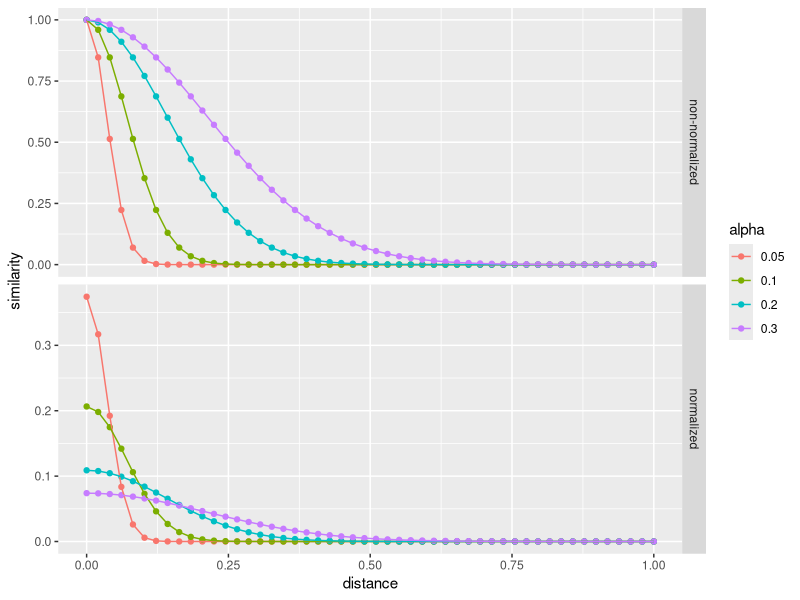
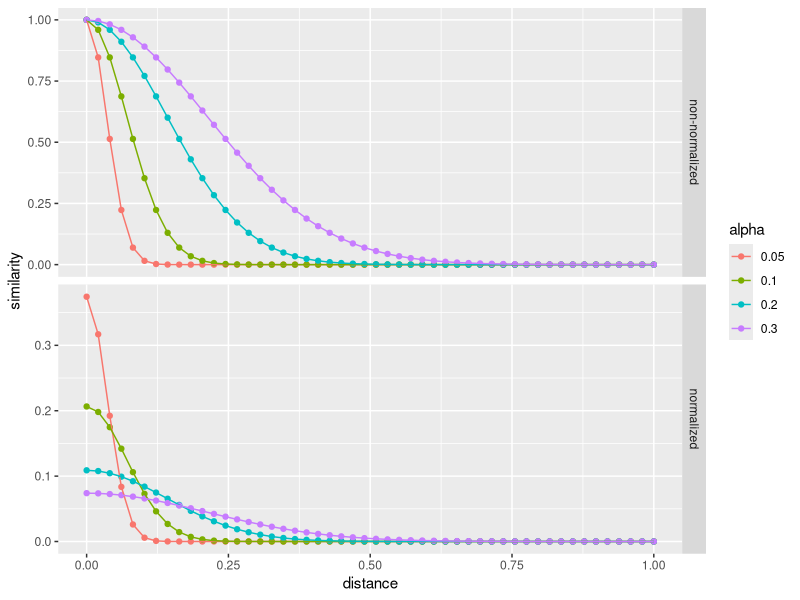

Write the R code that produced these figures, in order.
## ---- chunk 1
library(ggplot2)
library(reshape2)
## ---- chunk 2
get.confusion.matrix = function(states,alpha){
  ns = length(states)
  if (alpha <= 0){
    return(diag(rep(1,ns)))
  }
  C = matrix(0,nrow=ns, ncol=ns)
  for (i in 1:ns){
    for (j in 1:ns){
      C[i,j] = exp( - (states[i]-states[j])^2 / (alpha^2) )
    }
  }
  return(C)
}
## ---- chunk 3
ns = 50
alphas = c(0.05, 0.1, 0.2, 0.3)

states = seq(0,1,length.out=ns)

out = matrix(0,nrow=length(alphas),ncol=ns)
outNorm = matrix(0,nrow=length(alphas),ncol=ns)

for (a in 1:length(alphas)){
  out[a,] = get.confusion.matrix(states,alphas[a])[1,]
  outNorm[a,] = prop.table(get.confusion.matrix(states,alphas[a]),1)[1,]
}

simDF = data.frame(distance = rep(states,2*length(alphas)),
                   alpha = factor(rep(rep(alphas, each=ns),2)),
                   normalized = factor(rep(c("non-normalized", "normalized"),each=ns*length(alphas))),
                   similarity = c(as.vector(t(out)),as.vector(t(outNorm)))  )

p = ggplot(simDF, aes(x = distance, y = similarity, color=alpha)) + geom_point() +
  geom_line() + facet_grid(normalized~. , scales = "free")

show(p)

pdf('paper/plots/NosofskySim.pdf', width=7, height=4)
show(p)
dev.off()
